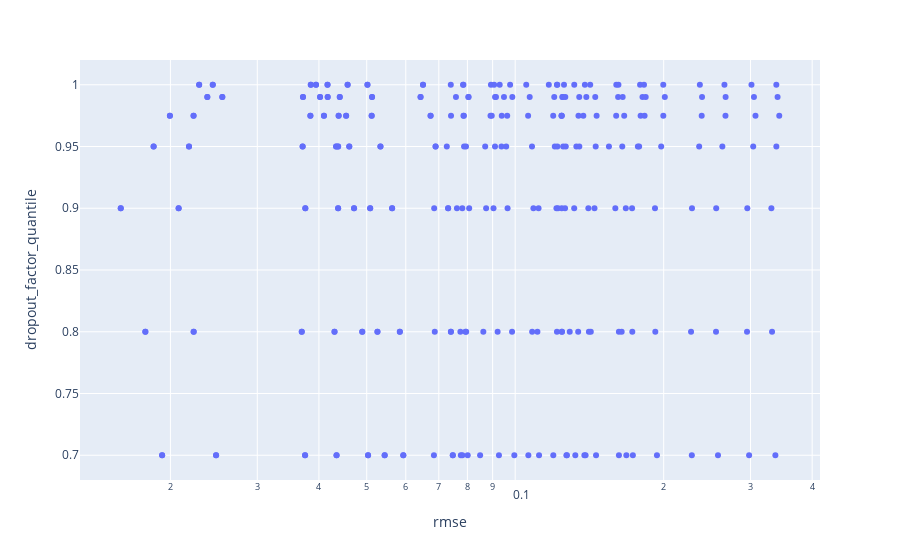

Here is the notebook cell this chart was saved with:
### Code cell
px.scatter(
    df, x="rmse", y="dropout_factor_quantile", log_x=True
)

### Figure 1 — Plotly figure (JSON) as saved in the notebook; plotly's stock layout.template omitted (floating-point values rounded to 4 significant figures; data arrays with more than 128 entries replaced by an {"elided": "..."} marker saying what was removed)
{"data": [{"hovertemplate": "rmse=%{x}<br>dropout_factor_quantile=%{y}<extra></extra>", "legendgroup": "", "marker": {"color": "#636efa", "symbol": "circle"}, "mode": "markers", "name": "", "orientation": "v", "showlegend": false, "type": "scatter", "x": {"elided": "280 float values"}, "xaxis": "x", "y": {"elided": "280 float values"}, "yaxis": "y"}], "layout": {"legend": {"tracegroupgap": 0}, "margin": {"t": 60}, "xaxis": {"anchor": "y", "domain": [0, 1], "title": {"text": "rmse"}, "type": "log"}, "yaxis": {"anchor": "x", "domain": [0, 1], "title": {"text": "dropout_factor_quantile"}}}}
